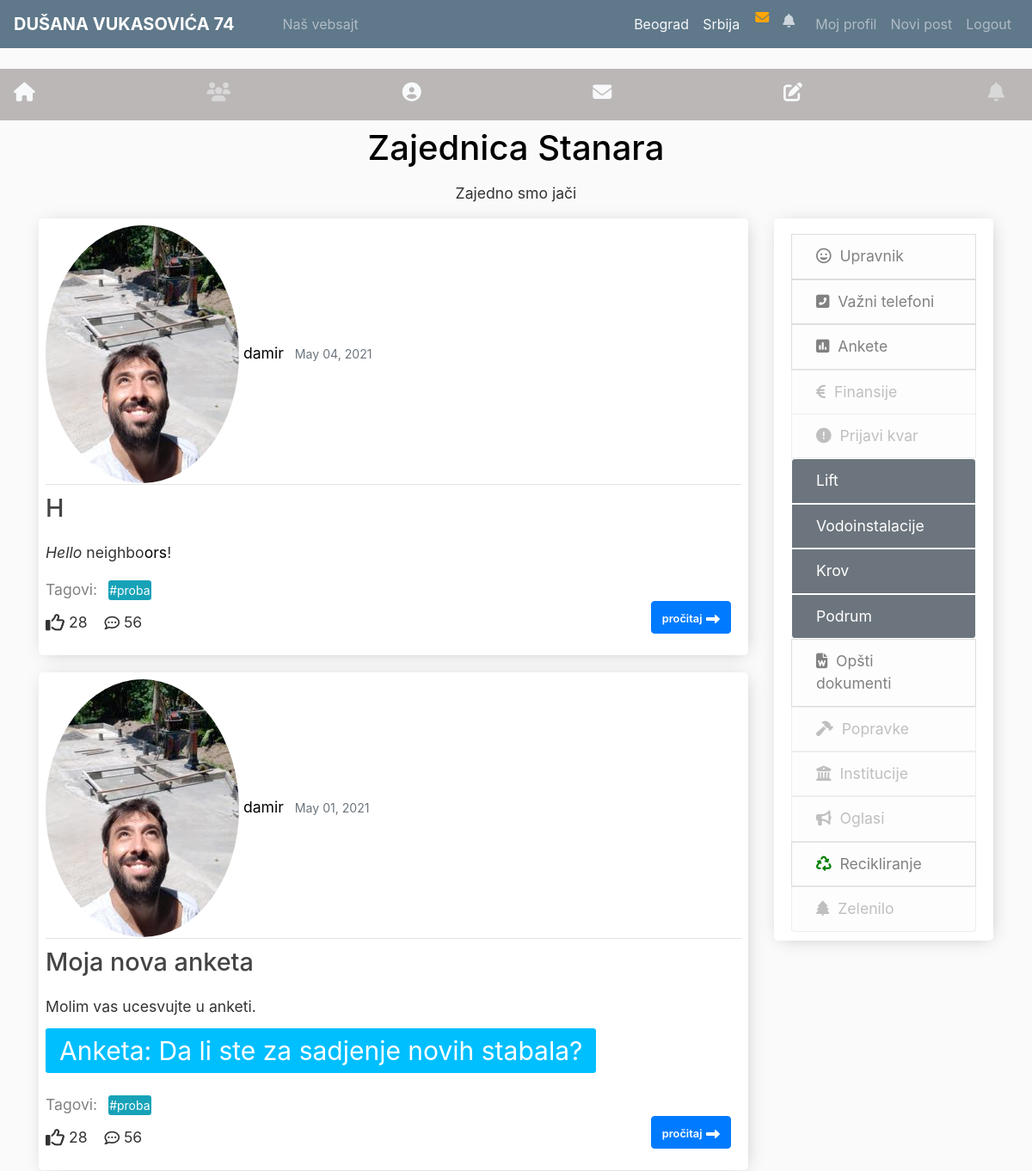
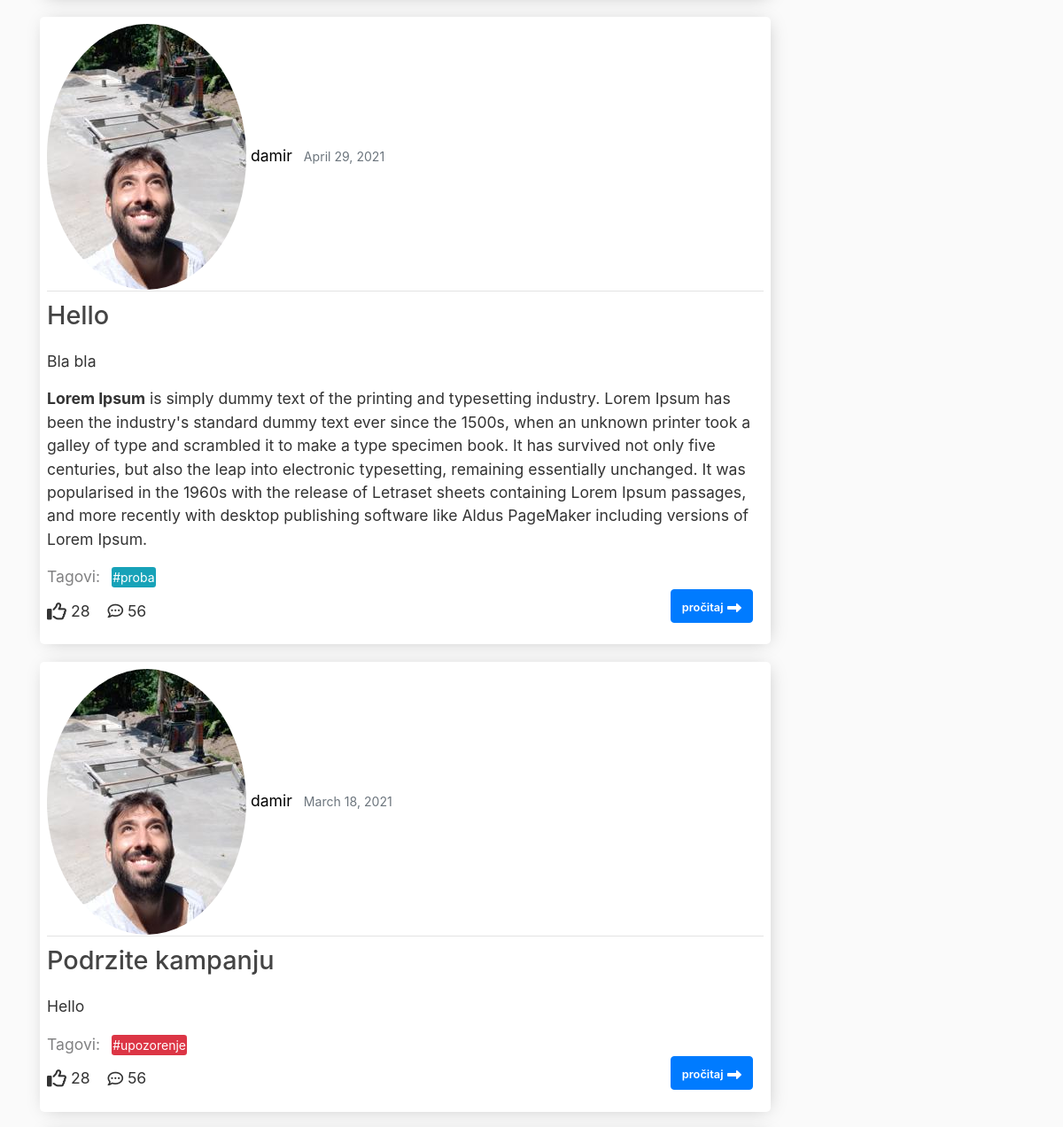
Before: /home_user/ (signed in, upper part) with the older database file (2 pictures, top to bottom).
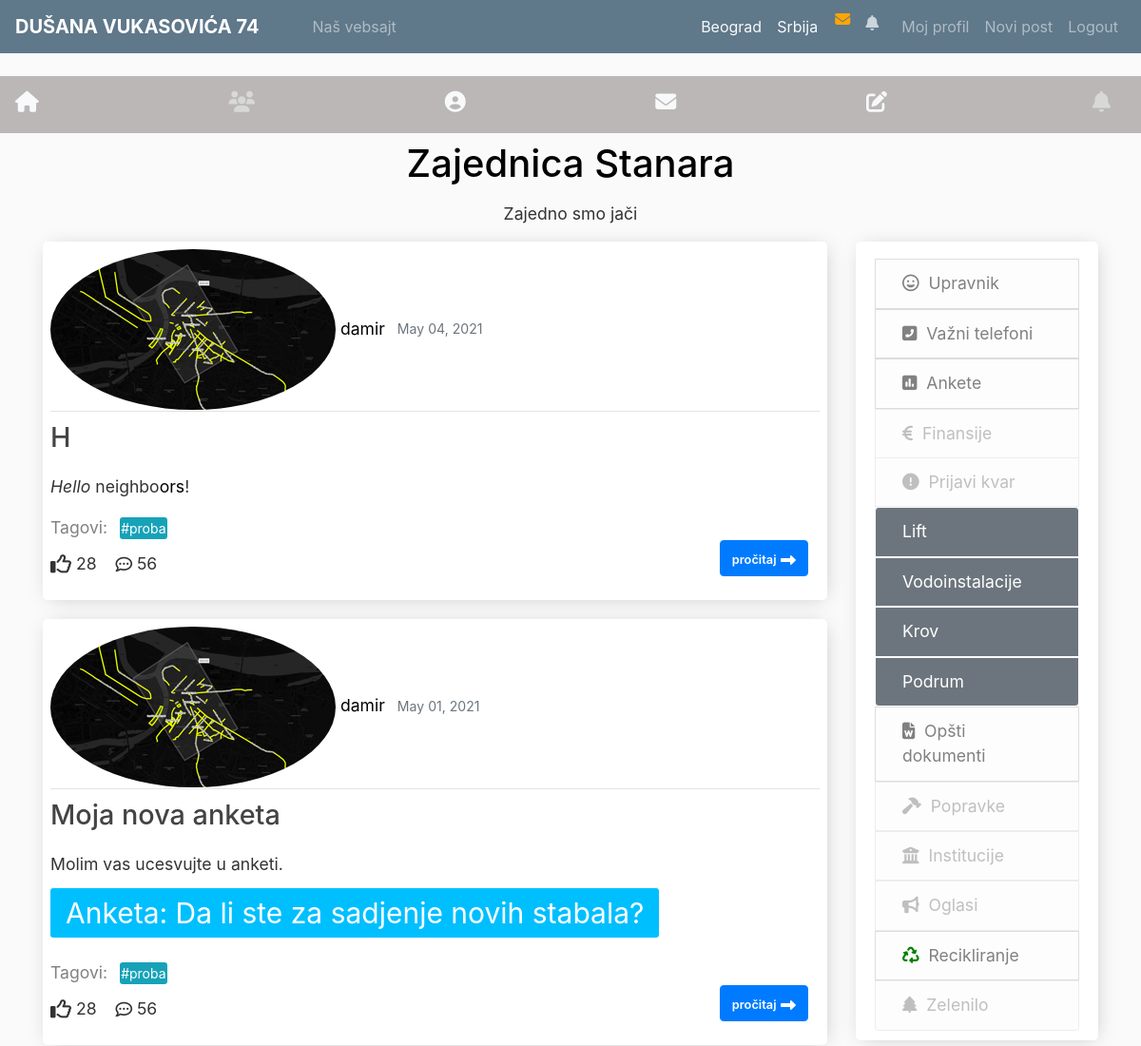
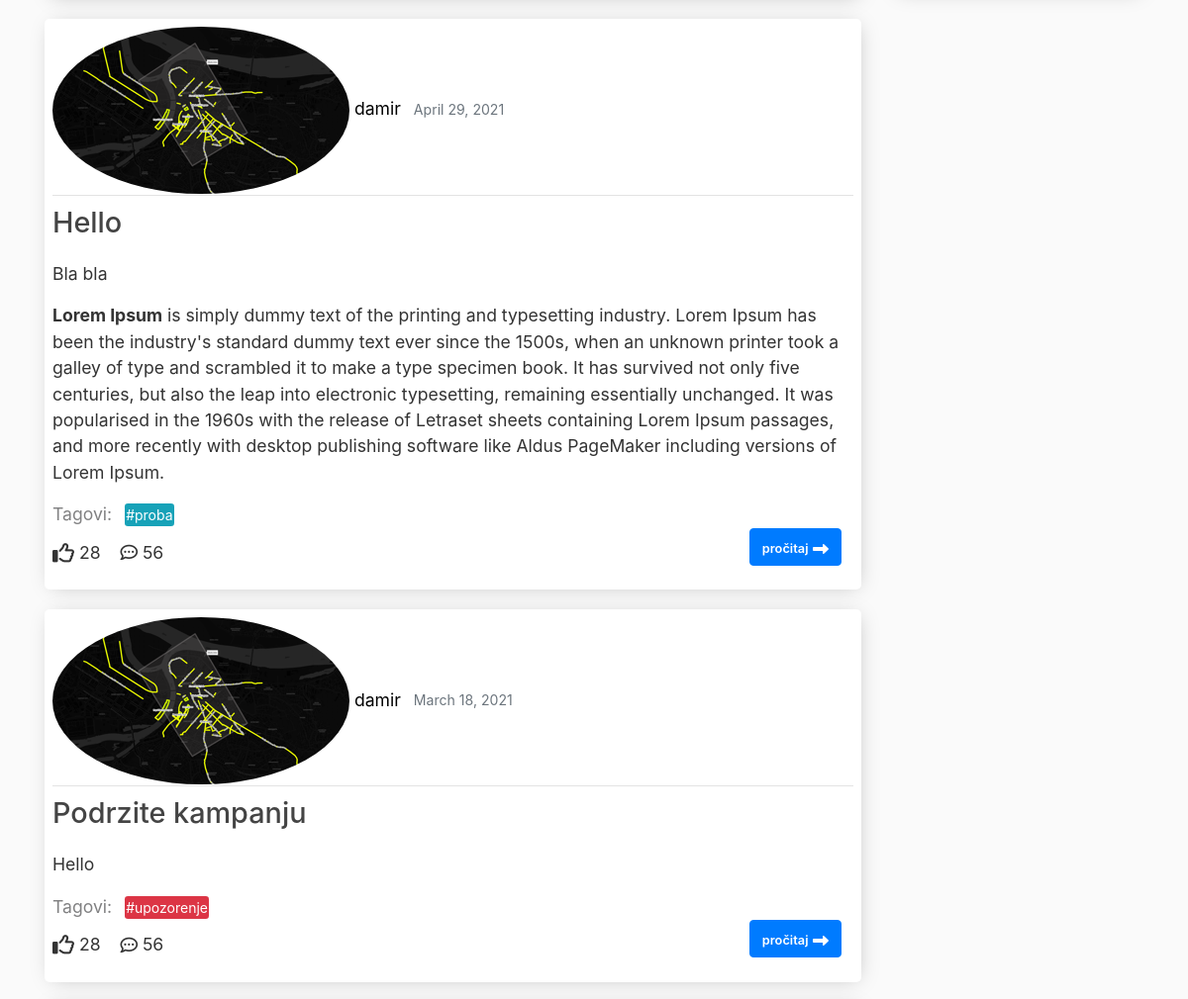
After: the same page with the newer database file (2 pictures, top to bottom).
### home/models.py (models this page shows, shortened)
class Post(models.Model):
    title = models.CharField("Naslov", max_length=100)
    Sadržaj = RichTextUploadingField(null=True, blank=True)
    date_posted = models.DateTimeField(default=timezone.now)
    author = models.ForeignKey(CustomUser, on_delete=models.CASCADE)
    tip = models.CharField(
        max_length=50, choices=post_outlines, default="Info"
    )
    slug = models.SlugField(max_length=100, null=True)
    tags = TaggableManager("Tagovi")
    anketa_id = models.IntegerField(blank=True, null=True)
    anketa_title = models.CharField(max_length=100, blank=True, null=True)

### users/models.py (models this page shows, shortened)
class CustomUser(AbstractUser):
    username_validator = MyValidator()
    username = models.CharField(
        _('username'),
        max_length=150,
        unique=True,
        help_text=_(
            'Required. 150 characters or fewer.'
            'Letters, digits and @/./ /-/_ only.'
        ),
        validators=[username_validator],
        error_messages={
            'unique': _("A user with that username already exists."),
        },
    )
    is_director = models.BooleanField(default=False)
    Grad = models.CharField(max_length=100)
    Opština = models.CharField(max_length=25)
    Ulica_i_broj = models.CharField(max_length=100)
    Broj_stana = models.CharField(max_length=25)
    Ulaz = models.ForeignKey(
        Ulaz, on_delete=models.CASCADE, null=True, blank=True
    )
    upravnik_id = models.CharField(max_length=25, null=True, blank=True)
    def __str__(self):
        return str(self.username)

class Profile(models.Model):
    user = models.OneToOneField(CustomUser, on_delete=models.CASCADE)
    image = models.ImageField(default='default.jpg', upload_to="profile_pics")
    o_sebi = models.TextField(null=True, blank=True)
    oceni_upravnika = models.IntegerField(
        validators=[MinValueValidator(1), MaxValueValidator(10)],
        null=True,
        blank=True
    )
    prosecna_ocena = models.FloatField(null=True, blank=True)
    broj_ocenjivaca = models.IntegerField(null=True, blank=True)
    is_director = models.BooleanField(default=False)
    radi_za = models.CharField(max_length=100, null=True, blank=True)
    vrsta_upravnika = models.CharField(max_length=100, null=True, blank=True)
    is_organisation = models.BooleanField(default=False)

### home/views.py (the view)
# urls.py: path("home_user/", PostListView.as_view(), name="app-home-user"),
class PostListView(LoginRequiredMixin, ListView):
    template_name = "home/home.html"
    context_object_name = "posts"
    paginate_by = 5
    def get_queryset(self):
        posts = Post.objects.filter(
            author__Ulaz__Ulica_i_broj=self.request.user.Ulaz.Ulica_i_broj
        ).order_by("-date_posted")
        return posts
    def get_context_data(self, **kwargs):
        context = super(PostListView, self).get_context_data(**kwargs)
        context["upravnik"] = Upravnik.objects.get(ulaz=self.request.user.Ulaz)
        context["ulaz"] = self.request.user.Ulaz.Ulica_i_broj
        context["website"] = self.request.user.Ulaz.website
        messages = MessageForUpravnik.objects.filter(
            receiver=self.request.user
        )
        context["user_messages"] = messages
        return context

### home/templates/home/home.html (shortened to what this page needs)
{% extends 'home/base_content.html' %}
{% block content%}
	{% for post in posts %}
	  <article class="media content-section p-2" style="position: relative;">
	  <div class="media-body">
	    <div class="article-metadata">
	    {% if user == post.author %}
	        <img class="rounded-circle post-author-img" src="{{ user.profile.image.url }}">
	        <a class="mr-2" href="{% url 'profile' %}">{{ post.author }}</a>
	    {% else %}
	        {% if post.author == upravnik.user %}
	            <a class="mr-2" href="{% url 'manager' %}">{{ post.author }}</a>
	        {% else %}
	            <a class="mr-2" href="{% url 'user-profile' post.author.id %}">{{ post.author }}</a>
	        {% endif %}
	    {% endif %}
	      <small class="text-muted">{{ post.date_posted|date:"F d, Y" }}</small>
	    </div>
	    <h2><a class="article-title" href="{% url 'post-detail' post.id %}">{{ post.title }}</a></h2>
	    <p class="article-content">{{ post.Sadržaj|safe }}<span><a href="{% url 'post-detail' post.id %}"></a></span></p>
	    {% if post.anketa_id != None %}
	        <a class="btn-lg btn-success border-0" href="{% url 'poll-vote' post.anketa_id %}" style="font-size: 30px; background-color: deepskyblue; border-radius: .2rem;">Anketa: {{ post.anketa_title }}</a><br><br>
	    {% endif %}
	    <ul class="list-inline">
	    	<li class="list-inline-item">Tagovi:</li>
	     {% for tag in post.tags.all %}
	         {% if tag.name == "upozorenje" %}
	             <li class="list-inline-item"><a href="{% url 'app-tagged' tag.slug %}"><button class="btn-sm btn-danger border-0" type="submit">#{{ tag }}</button></a></li>
	         {% else %}
        	    <li class="list-inline-item"><a href="{% url 'app-tagged' tag.slug %}"><button class="btn-sm btn-info border-0" type="submit">#{{ tag }}</button></a></li>
        	{% endif %}
        {% endfor %}
    </ul>
    <p><i class="far fa-thumbs-up fa-lg mt-4"></i>&nbsp;<span>28</span>&nbsp;&nbsp;&nbsp;&nbsp;<i class="far fa-comment-dots"></i>&nbsp;<span>56</span><a href="{% url 'post-detail' post.id %}" class="btn btn-primary" style="position: absolute; right: 20px;"><small style="font-weight: 600;">pročitaj</small>&nbsp;<i class="fas fa-long-arrow-alt-right" style="position: relative; top: 2px;"></i></a></p>
	</div>
	</article>
	{% endfor %}
{% endblock content %}

Changed rows visible on the page:
changed through a linked row, Post "Hello neighbo ors !": profile.image: a different picture
changed through a linked row, Post "Da li ste za sadjenje novih stabala?": profile.image: a different picture
changed through a linked row, Post "April 29, 2021": profile.image: a different picture
changed through a linked row, Post "Podrzite kampanju": profile.image: a different picture
